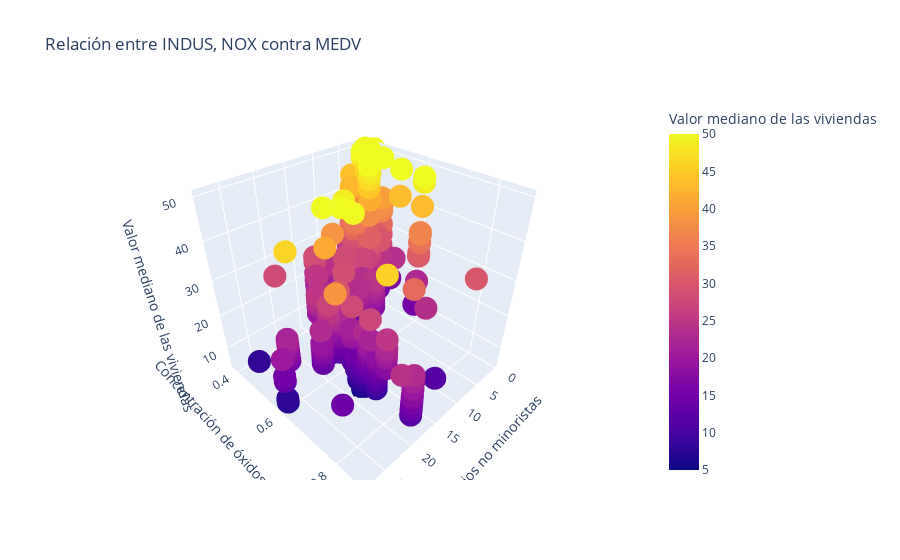

This figure's notebook cell:
### Code cell
# 1. Gráfico de dispersión 3D
fig = px.scatter_3d(df, x='INDUS', y='NOX', z='MEDV', color='MEDV',
                    title='Relación entre INDUS, NOX contra MEDV',
                    labels={'MEDV': 'Valor mediano de las viviendas', 
                            'INDUS': 'Negocios no minoristas',
                            'NOX': 'Concentración de óxidos de nitrógeno'})
fig.show()

### Figure 1 — Plotly figure (JSON) as saved in the notebook; plotly's stock layout.template omitted (floating-point values rounded to 4 significant figures; data arrays with more than 128 entries replaced by an {"elided": "..."} marker saying what was removed)
{"data": [{"hovertemplate": "Negocios no minoristas=%{x}<br>Concentración de óxidos de nitrógeno=%{y}<br>Valor mediano de las viviendas=%{marker.color}<extra></extra>", "legendgroup": "", "marker": {"color": {"elided": "556 float values"}, "coloraxis": "coloraxis", "symbol": "circle"}, "mode": "markers", "name": "", "scene": "scene", "showlegend": false, "type": "scatter3d", "x": {"elided": "556 float values"}, "y": {"elided": "556 float values"}, "z": {"elided": "556 float values"}}], "layout": {"coloraxis": {"colorbar": {"title": {"text": "Valor mediano de las viviendas"}}, "colorscale": [[0, "#0d0887"], [0.1111, "#46039f"], [0.2222, "#7201a8"], [0.3333, "#9c179e"], [0.4444, "#bd3786"], [0.5556, "#d8576b"], [0.6667, "#ed7953"], [0.7778, "#fb9f3a"], [0.8889, "#fdca26"], [1, "#f0f921"]]}, "legend": {"tracegroupgap": 0}, "scene": {"domain": {"x": [0, 1], "y": [0, 1]}, "xaxis": {"title": {"text": "Negocios no minoristas"}}, "yaxis": {"title": {"text": "Concentración de óxidos de nitrógeno"}}, "zaxis": {"title": {"text": "Valor mediano de las viviendas"}}}, "title": {"text": "Relación entre INDUS, NOX contra MEDV"}}}
